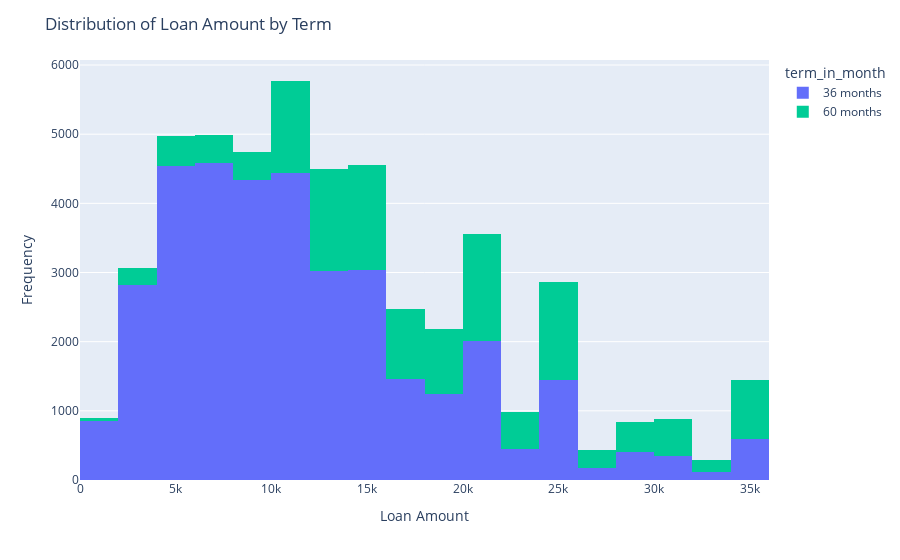

Source (notebook cell):
### Code cell
import plotly.express as px
fig = px.histogram(df, x='loan_amount', color='term_in_month', nbins=20, labels={'loan_amount': 'Loan Amount'})

# Update layout and show the figure
fig.update_layout(title='Distribution of Loan Amount by Term',
                  xaxis_title='Loan Amount',
                  yaxis_title='Frequency')
fig.show()

### Figure 1 — Plotly figure (JSON) as saved in the notebook; plotly's stock layout.template omitted (floating-point values rounded to 4 significant figures; data arrays with more than 128 entries replaced by an {"elided": "..."} marker saying what was removed)
{"data": [{"alignmentgroup": "True", "bingroup": "x", "hovertemplate": "term_in_month=36 months<br>Loan Amount=%{x}<br>count=%{y}<extra></extra>", "legendgroup": "36 months", "marker": {"color": "#636efa", "pattern": {"shape": ""}}, "name": "36 months", "nbinsx": 20, "offsetgroup": "36 months", "orientation": "v", "showlegend": true, "type": "histogram", "x": {"elided": "35845 int values"}, "xaxis": "x", "yaxis": "y"}, {"alignmentgroup": "True", "bingroup": "x", "hovertemplate": "term_in_month=60 months<br>Loan Amount=%{x}<br>count=%{y}<extra></extra>", "legendgroup": "60 months", "marker": {"color": "#00cc96", "pattern": {"shape": ""}}, "name": "60 months", "nbinsx": 20, "offsetgroup": "60 months", "orientation": "v", "showlegend": true, "type": "histogram", "x": {"elided": "13614 int values"}, "xaxis": "x", "yaxis": "y"}], "layout": {"barmode": "relative", "legend": {"title": {"text": "term_in_month"}, "tracegroupgap": 0}, "margin": {"t": 60}, "title": {"text": "Distribution of Loan Amount by Term"}, "xaxis": {"anchor": "y", "domain": [0, 1], "title": {"text": "Loan Amount"}}, "yaxis": {"anchor": "x", "domain": [0, 1], "title": {"text": "Frequency"}}}}
